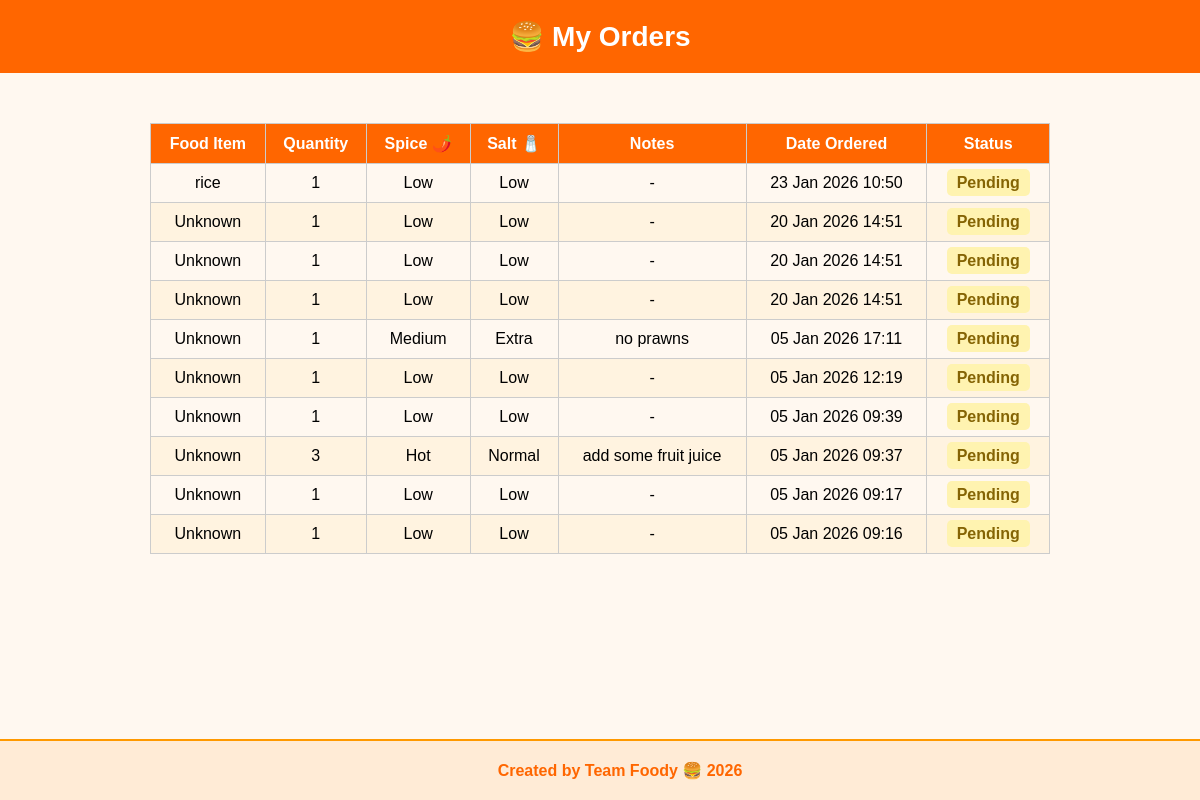
The page /accounts/orders/ (signed in) on the database as committed earlier.
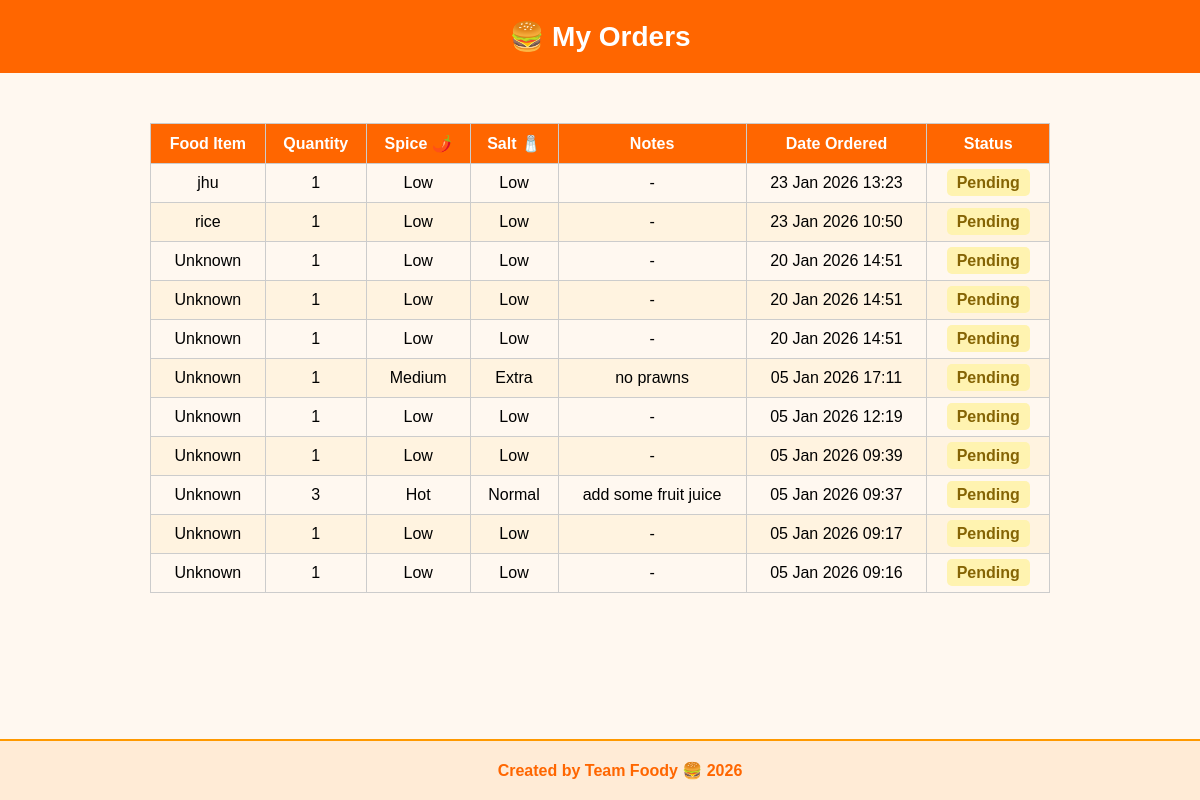
The same page on the database as committed later.
### accounts/models.py (models this page shows, shortened)
class Order(models.Model):
    STATUS_CHOICES = [
        ('pending', 'Pending'),
        ('preparing', 'Preparing'),
        ('delivered', 'Delivered'),
    ]
    SPICE_CHOICES = [
        ('Low', 'Low'),
        ('Medium', 'Medium'),
        ('Hot', 'Hot')
    ]
    SALT_CHOICES = [
        ('Low', 'Low'),
        ('Normal', 'Normal'),
        ('Extra', 'Extra')
    ]
    user = models.ForeignKey(User, on_delete=models.CASCADE)
    menu_item = models.ForeignKey('MenuItem', on_delete=models.CASCADE, null=True, blank=True)
    quantity = models.PositiveIntegerField(default=1)
    spice_level = models.CharField(max_length=10, choices=SPICE_CHOICES)
    salt_level = models.CharField(max_length=10, choices=SALT_CHOICES)
    notes = models.TextField(blank=True, null=True)
    status = models.CharField(max_length=20, choices=STATUS_CHOICES, default='pending')
    status_updated_at = models.DateTimeField(auto_now=True)       # ✅ Track when status last updated
    email_sent = models.BooleanField(default=False)               # ✅ Track if "delivered" email was sent
    created_at = models.DateTimeField(auto_now_add=True)

class MenuItem(models.Model):
    CATEGORY_CHOICES = [
        ('appetizer', 'Appetizer'),
        ('main', 'Main Dish'),
        ('dessert', 'Dessert'),
        ('drink', 'Drink'),
    ]
    name = models.CharField(max_length=100)
    description = models.TextField(blank=True, null=True)
    price = models.DecimalField(max_digits=6, decimal_places=2)
    category = models.CharField(max_length=50, choices=CATEGORY_CHOICES, blank=True, null=True)
    default_spice = models.CharField(max_length=10, choices=[('Low','Low'),('Medium','Medium'),('Hot','Hot')], default='Medium')
    default_salt = models.CharField(max_length=10, choices=[('Low','Low'),('Normal','Normal'),('Extra','Extra')], default='Normal')
    image = CloudinaryField('image', blank=True, null=True)  # Cloudinary
    created_at = models.DateTimeField(auto_now_add=True)

### accounts/views.py (the view)
# urls.py: path('orders/', views.order_history, name='order_history'),
@login_required
def order_history(request):
    orders = Order.objects.all().order_by('-created_at')  # Show all orders to staff
    return render(request, 'order_history.html', {'orders': orders})

### templates/order_history.html (shortened to what this page needs)
<!DOCTYPE html>
<html lang="en">
<head>
</head>
<body>
<header>🍔 My Orders</header>
<div class="container">
    {% if orders %}
    <table>
        <thead>
            <tr>
                <th>Food Item</th>
                <th>Quantity</th>
                <th>Spice 🌶️</th>
                <th>Salt 🧂</th>
                <th>Notes</th>
                <th>Date Ordered</th>
                <th>Status</th>
            </tr>
        </thead>
        <tbody>
            {% for order in orders %}
            <tr>
                <td>{% if order.menu_item %}{{ order.menu_item.name }}{% else %}Unknown{% endif %}</td>
                <td>{{ order.quantity }}</td>
                <td>{{ order.spice_level }}</td>
                <td>{{ order.salt_level }}</td>
                <td>{{ order.notes|default:"-" }}</td>
                <td>{{ order.created_at|date:"d M Y H:i" }}</td>
                <td>
                    <span class="status-{{ order.status }}">{{ order.status|capfirst }}</span>
                </td>
            </tr>
            {% endfor %}
        </tbody>
    </table>
    {% else %}
        <p style="text-align:center; font-weight:bold; margin-top:20px;">You have no past orders.</p>
    {% endif %}
</div>
<footer>
    Created by Team Foody 🍔 2026
</footer>
</body>
</html>

Rows that differ between the two databases and show on the page:
added Order: menu_item.name "jhu", quantity "1", spice_level "Low", salt_level "Low", notes "-", created_at "23 Jan 2026 13:23", status "Pending"
